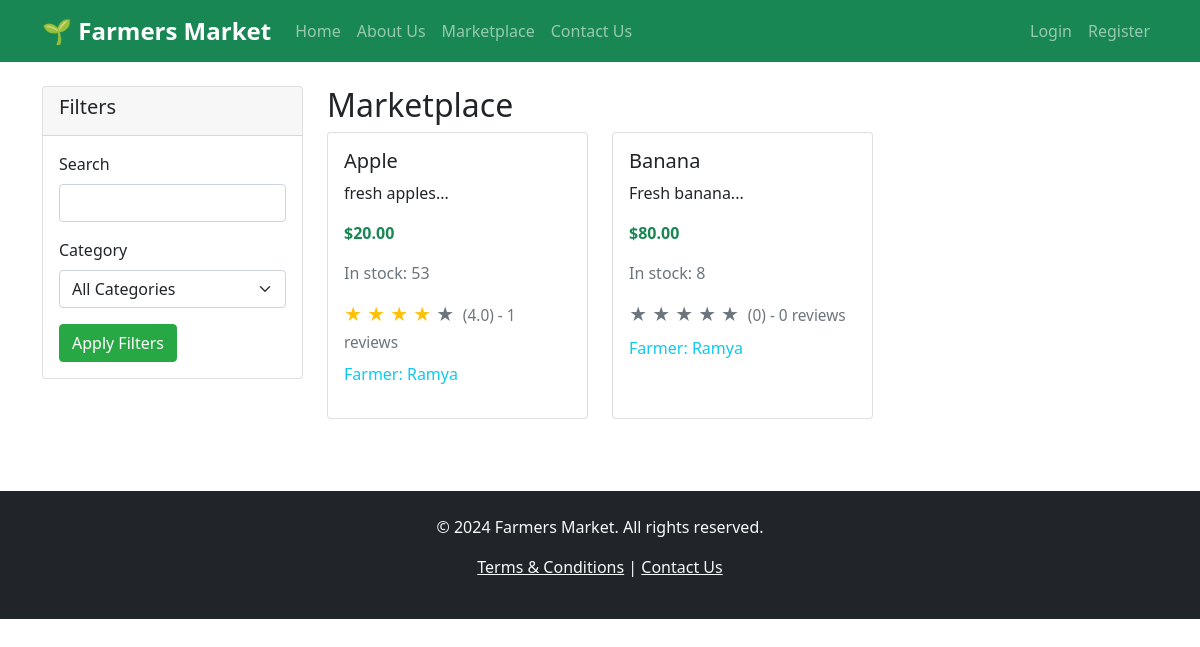
/marketplace, run on the app's committed database.
### app.py (models this page shows)
class Product(db.Model):
    id = db.Column(db.Integer, primary_key=True)
    name = db.Column(db.String(100), nullable=False)
    description = db.Column(db.Text)
    price = db.Column(db.Float, nullable=False)
    quantity = db.Column(db.Integer, nullable=False)
    category = db.Column(db.String(50))
    image_url = db.Column(db.String(200))
    farmer_id = db.Column(db.Integer, db.ForeignKey('user.id'), nullable=False)
    created_at = db.Column(db.DateTime, default=datetime.utcnow)

class User(UserMixin, db.Model):
    id = db.Column(db.Integer, primary_key=True)
    username = db.Column(db.String(80), unique=True, nullable=False)
    email = db.Column(db.String(120), unique=True, nullable=False)
    password_hash = db.Column(db.String(120), nullable=False)
    user_type = db.Column(db.String(20), nullable=False)  # 'farmer' or 'customer'
    created_at = db.Column(db.DateTime, default=datetime.utcnow)

### app.py (the view)
@app.route('/marketplace')
def marketplace():
    category = request.args.get('category', '')
    search = request.args.get('search', '')
    query = Product.query.filter(Product.quantity > 0)
    if category:
        query = query.filter(Product.category == category)
    if search:
        query = query.filter(Product.name.contains(search))
    products = query.all()
    for product in products:
        product_reviews = Review.query.filter_by(product_id=product.id).all()
        if product_reviews:
            product.avg_rating = sum(review.rating for review in product_reviews) / len(product_reviews)
            product.avg_rating = round(product.avg_rating, 1)
            product.review_count = len(product_reviews)
        else:
            product.avg_rating = 0
            product.review_count = 0
    categories = db.session.query(Product.category).distinct().all()
    categories = [cat[0] for cat in categories if cat[0]]
    return render_template('marketplace.html', products=products, categories=categories)

### templates/marketplace.html (shortened to what this page needs)
{% extends "base.html" %}
{% block content %}
<div class="row">
    <div class="col-md-3">
        <div class="card">
            <div class="card-header">
                <h5>Filters</h5>
            </div>
            <div class="card-body">
                <form method="GET">
                    <div class="mb-3">
                        <label class="form-label">Search</label>
                        <input type="text" name="search" class="form-control" value="{{ request.args.get('search', '') }}">
                    </div>
                    <div class="mb-3">
                        <label class="form-label">Category</label>
                        <select name="category" class="form-select">
                            <option value="">All Categories</option>
                        </select>
                    </div>
                    <button type="submit" class="btn btn-success">Apply Filters</button>
                </form>
            </div>
        </div>
    </div>
    <div class="col-md-9">
        <h2>Marketplace</h2>
        <div class="row">
            {% for product in products %}
            <div class="col-md-4 mb-4">
                <div class="card h-100">
                    <div class="card-body">
                        <h5 class="card-title">{{ product.name }}</h5>
                        <p class="card-text">{{ product.description[:100] }}...</p>
                        <p class="text-success fw-bold">${{ "%.2f"|format(product.price) }}</p>
                        <p class="text-muted">In stock: {{ product.quantity }}</p>
                        <div class="rating-display mb-2">
                            <div class="stars">
                                {% for i in range(5) %}
                                    {% if i < product.avg_rating %}
                                        <span class="text-warning">★</span>
                                    {% else %}
                                        <span class="text-muted">★</span>
                                    {% endif %}
                                {% endfor %}
                                <small class="text-muted ms-1">
                                    ({{ product.avg_rating }}) - {{ product.review_count }} reviews
                                </small>
                            </div>
                        </div>
                        <p class="text-info">Farmer: {{ product.farmer.username }}</p>
                    </div>
                </div>
            </div>
            {% endfor %}
        </div>
    </div>
</div>
{% endblock %}

### static/css/style.css (style rules this page uses)
.card { transition: transform 0.2s; }
.btn-success { background-color: #28a745; border-color: #28a745; }
.stars { font-size: 1.2rem; }
.rating-display .stars { font-size: 1.1rem; }

### data on the page
Product: name "Apple", description "fresh apples", price "20.00", quantity "53", avg_rating "4.0", review_count "1", farmer.username "Ramya"
Product: name "Banana", description "Fresh banana", price "80.00", quantity "8", avg_rating "0", review_count "0", farmer.username "Ramya"
